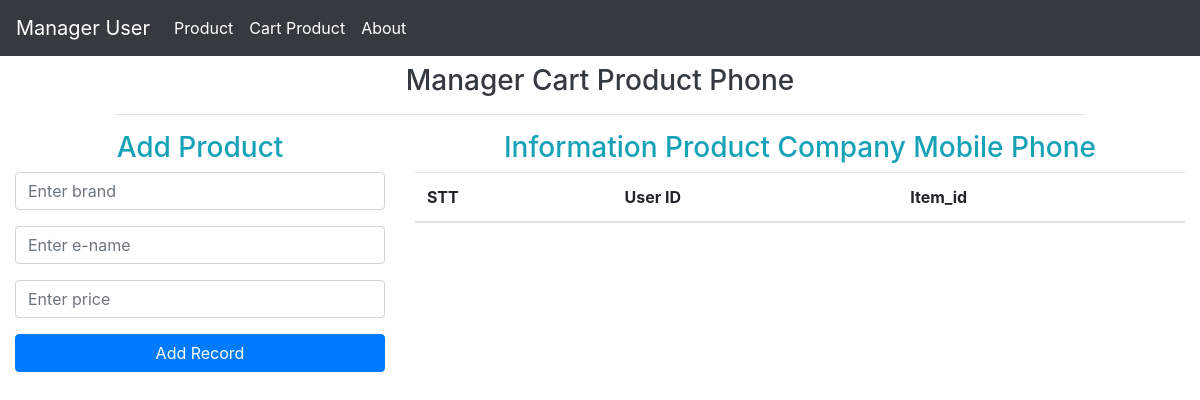
The page /admin/cart.php on the database as committed earlier.
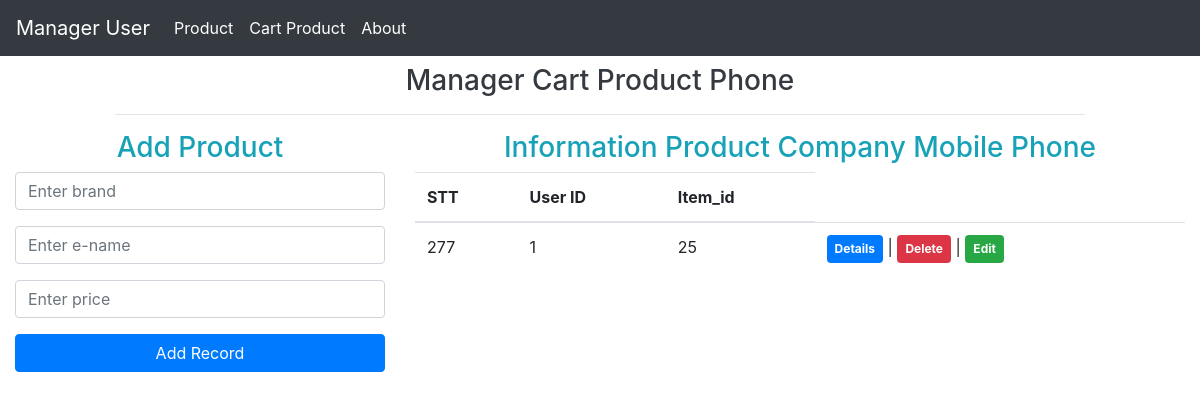
The same page on the database as committed later.
### tables this page shows
CREATE TABLE `cart` (
  `cart_id` int(11) NOT NULL,
  `user_id` int(11) NOT NULL,
  `item_id` int(11) NOT NULL
);

### admin/actionCart.php (called while the page is built, shortened)
<?php
	$update=false;
	$cart="";
	$user="";
	$item="";
?>

### admin/cart.php (the view, shortened to what this page needs)
<?php
  include 'actionCart.php';
?>
<!DOCTYPE html>
<html lang="en">
<head>
  <link rel="stylesheet" href="https://maxcdn.bootstrapcdn.com/bootstrap/4.1.3/css/bootstrap.min.css">
  <link rel="stylesheet" type="text/css" href="https://cdn.datatables.net/v/bs4/dt-1.10.18/datatables.min.css" />
</head>
<body>
  <nav class="navbar navbar-expand-md bg-dark navbar-dark">
    <a class="navbar-brand" href="index.php">Manager User</a>
    <div class="collapse navbar-collapse" id="collapsibleNavbar">
      <ul class="navbar-nav">
        <li class="nav-item active">
          <a class="nav-link" href="product.php">Product</a>
        </li>
        <li class="nav-item active">
          <a class="nav-link" href="cart.php">Cart Product</a>
        </li>
        <li class="nav-item active">
          <a class="nav-link" href="about.php">About</a>
        </li>
      </ul>
    </div>
  </nav>
  <div class="container-fluid">
    <div class="row justify-content-center">
      <div class="col-md-10">
        <h3 class="text-center text-dark mt-2">Manager Cart Product Phone</h3>
        <hr>
      </div>
    </div>
    <div class="row">
      <div class="col-md-4">
        <h3 class="text-center text-info">Add Product</h3>
        <form action="actionCart.php" method="post" enctype="multipart/form-data">
          <div class="form-group">
            <input type="text" name="cart" value="<?= $cart; ?>" class="form-control" placeholder="Enter brand" required>
          </div>
          <div class="form-group">
            <input type="text" name="user" value="<?= $user; ?>" class="form-control" placeholder="Enter e-name" required>
          </div>
          <div class="form-group">
            <input type="number" name="item" value="<?= $item; ?>" class="form-control" placeholder="Enter price" required>
          </div>
          <div class="form-group">
            <?php if ($update == true) { ?>
            <input type="submit" name="update" class="btn btn-success btn-block" value="Update Record">
            <?php } else { ?>
            <input type="submit" name="add" class="btn btn-primary btn-block" value="Add Record">
            <?php } ?>
          </div>
        </form>
      </div>
      <div class="col-md-8">
        <?php
          $query = 'SELECT * FROM cart';
          $stmt = $conn->prepare($query);
          $stmt->execute();
          $result = $stmt->get_result();
        ?>
        <h3 class="text-center text-info">Information Product Company Mobile Phone</h3>
        <table class="table table-hover" id="data-table">
          <thead>
            <tr>
              <th>STT</th>
              <th>User ID</th>
              <th>Item_id</th>
            </tr>
          </thead>
          <tbody>
            <?php while ($row = $result->fetch_assoc()) { ?>
            <tr>
              <td><?= $row['cart_id']; ?></td>
              <td><?= $row['user_id']; ?></td>
              <td><?= $row['item_id']; ?></td>
              <td>
                <a href="detailCart.php?details=<?= $row['cart_id']; ?>" class="badge badge-primary p-2">Details</a> |
                <a href="actionCart.php?delete=<?= $row['cart_id']; ?>" class="badge badge-danger p-2" onclick="return confirm('Do you want delete this record?');">Delete</a> |
                <a href="Cart.php?edit=<?= $row['cart_id']; ?>" class="badge badge-success p-2">Edit</a>
              </td>
            </tr>
            <?php } ?>
          </tbody>
        </table>
      </div>
    </div>
  </div>
</body>
</html>

Rows that differ between the two databases and show on the page:
added cart: cart_id "277", user "1", item "25"
